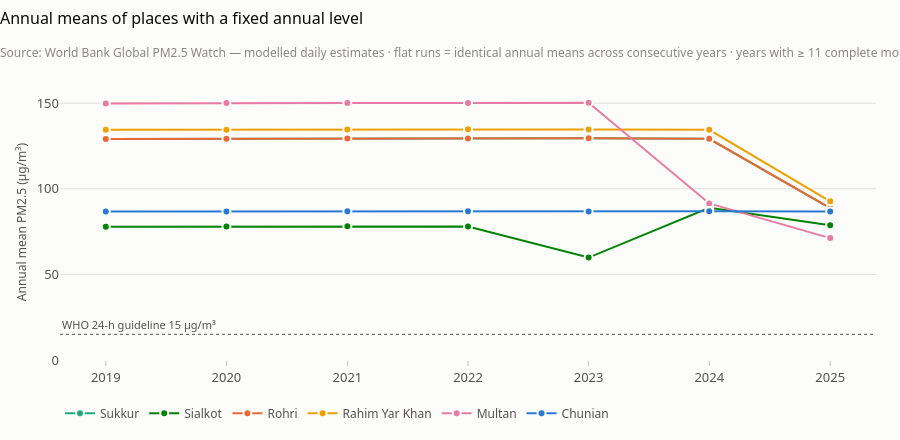

Notebook source saved alongside this figure:
### Code cell
charts.artifact_annual_chart(trends.annual_series(wb), cities[cities['fixed_annual_run'] >= 3])

### Figure 1 — Plotly figure (JSON) as saved in the notebook; plotly's stock layout.template omitted (floating-point values rounded to 4 significant figures)
{"data": [{"connectgaps": false, "hovertemplate": "%{x|%Y}: %{y:.1f} µg/m³", "line": {"color": "#1baf7a", "width": 2}, "marker": {"line": {"color": "#fcfcfb", "width": 2}, "size": 8}, "mode": "lines+markers", "name": "Sukkur", "type": "scatter", "x": ["2019-01-01T00:00:00", "2020-01-01T00:00:00", "2021-01-01T00:00:00", "2022-01-01T00:00:00", "2023-01-01T00:00:00", "2024-01-01T00:00:00", "2025-01-01T00:00:00"], "y": [129.1, 129.3, 129.3, 129.4, 129.5, 129.2, 88.66]}, {"connectgaps": false, "hovertemplate": "%{x|%Y}: %{y:.1f} µg/m³", "line": {"color": "#008300", "width": 2}, "marker": {"line": {"color": "#fcfcfb", "width": 2}, "size": 8}, "mode": "lines+markers", "name": "Sialkot", "type": "scatter", "x": ["2019-01-01T00:00:00", "2020-01-01T00:00:00", "2021-01-01T00:00:00", "2022-01-01T00:00:00", "2023-01-01T00:00:00", "2024-01-01T00:00:00", "2025-01-01T00:00:00"], "y": [77.88, 77.96, 78.07, 77.97, 59.82, 88.87, 78.67]}, {"connectgaps": false, "hovertemplate": "%{x|%Y}: %{y:.1f} µg/m³", "line": {"color": "#eb6834", "width": 2}, "marker": {"line": {"color": "#fcfcfb", "width": 2}, "size": 8}, "mode": "lines+markers", "name": "Rohri", "type": "scatter", "x": ["2019-01-01T00:00:00", "2020-01-01T00:00:00", "2021-01-01T00:00:00", "2022-01-01T00:00:00", "2023-01-01T00:00:00", "2024-01-01T00:00:00", "2025-01-01T00:00:00"], "y": [129.1, 129.3, 129.3, 129.4, 129.5, 129.2, 88.66]}, {"connectgaps": false, "hovertemplate": "%{x|%Y}: %{y:.1f} µg/m³", "line": {"color": "#eda100", "width": 2}, "marker": {"line": {"color": "#fcfcfb", "width": 2}, "size": 8}, "mode": "lines+markers", "name": "Rahim Yar Khan", "type": "scatter", "x": ["2019-01-01T00:00:00", "2020-01-01T00:00:00", "2021-01-01T00:00:00", "2022-01-01T00:00:00", "2023-01-01T00:00:00", "2024-01-01T00:00:00", "2025-01-01T00:00:00"], "y": [134.4, 134.6, 134.7, 134.7, 134.7, 134.4, 92.68]}, {"connectgaps": false, "hovertemplate": "%{x|%Y}: %{y:.1f} µg/m³", "line": {"color": "#e87ba4", "width": 2}, "marker": {"line": {"color": "#fcfcfb", "width": 2}, "size": 8}, "mode": "lines+markers", "name": "Multan", "type": "scatter", "x": ["2019-01-01T00:00:00", "2020-01-01T00:00:00", "2021-01-01T00:00:00", "2022-01-01T00:00:00", "2023-01-01T00:00:00", "2024-01-01T00:00:00", "2025-01-01T00:00:00"], "y": [149.8, 150.1, 150.2, 150.1, 150.2, 91.43, 71.2]}, {"connectgaps": false, "hovertemplate": "%{x|%Y}: %{y:.1f} µg/m³", "line": {"color": "#2a78d6", "width": 2}, "marker": {"line": {"color": "#fcfcfb", "width": 2}, "size": 8}, "mode": "lines+markers", "name": "Chunian", "type": "scatter", "x": ["2019-01-01T00:00:00", "2020-01-01T00:00:00", "2021-01-01T00:00:00", "2022-01-01T00:00:00", "2023-01-01T00:00:00", "2024-01-01T00:00:00", "2025-01-01T00:00:00"], "y": [86.69, 86.8, 86.92, 86.82, 86.79, 86.85, 86.73]}], "layout": {"annotations": [{"font": {"color": "#52514e", "size": 11}, "showarrow": false, "text": "WHO 24-h guideline 15 µg/m³", "x": 0, "xanchor": "left", "xref": "x domain", "y": 15.0, "yanchor": "bottom", "yref": "y"}], "height": 440, "hovermode": "x unified", "shapes": [{"line": {"color": "#52514e", "dash": "dot", "width": 1}, "type": "line", "x0": 0, "x1": 1, "xref": "x domain", "y0": 15.0, "y1": 15.0, "yref": "y"}], "showlegend": true, "title": {"subtitle": {"text": "Source: World Bank Global PM2.5 Watch — modelled daily estimates · flat runs = identical annual means across consecutive years · years with ≥ 11 complete months"}, "text": "Annual means of places with a fixed annual level"}, "xaxis": {"dtick": "M12", "tickformat": "%Y", "title": {"text": ""}}, "yaxis": {"rangemode": "tozero", "title": {"text": "Annual mean PM2.5 (µg/m³)"}}}}
